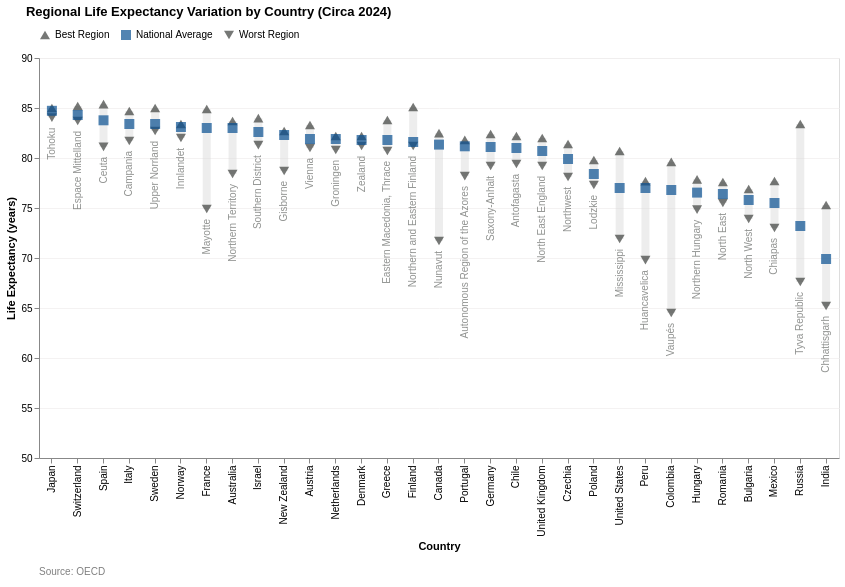

The notebook cell saved with this chart:
### Code cell
chart_life_ine = create_regional_variation_chart_no_norm(
    all_points_data, 
    country_order, 
    average_color=PRESETS['health-life-expectancy']['color'], 
    chart_title="Regional Life Expectancy Variation by Country (Circa 2024)", 
    scale_domain=[50,90],
    y_title="Life Expectancy (years)")
chart_life_ine.save("C:\\Users\\lopez\\github\\capp30239\\static_visualization_project\\graphs\\shape_health_regional_life_expectancy_variation.svg")
chart_life_ine

### Figure 1 — Vega-Lite specification as saved in the notebook (floating-point values rounded to 4 significant figures)
{"config": {"view": {"continuousWidth": 300, "continuousHeight": 300}}, "vconcat": [{"layer": [{"data": {"name": "data-2715486e319685206d49b8ce7688c80a"}, "mark": {"type": "rule", "opacity": 0.4, "stroke": "lightgray", "strokeWidth": 8}, "encoding": {"tooltip": [{"field": "Country", "title": "Country", "type": "nominal"}, {"aggregate": "min", "field": "Value", "title": "Worst Region Deviation", "type": "quantitative"}, {"aggregate": "max", "field": "Value", "title": "Best Region Deviation", "type": "quantitative"}], "x": {"axis": {"gridColor": "#f3f1f1e1"}, "field": "Country", "sort": ["Japan", "Switzerland", "Spain", "Italy", "Sweden", "Norway", "France", "Australia", "Israel", "New Zealand", "Austria", "Netherlands", "Denmark", "Greece", "Finland", "Canada", "Portugal", "Germany", "Chile", "United Kingdom", "Czechia", "Poland", "Türkiye", "United States", "Peru", "Colombia", "Hungary", "Romania", "Bulgaria", "Mexico", "Russia", "India"], "title": "Country", "type": "nominal"}, "y": {"aggregate": "min", "axis": {"gridColor": "#f3f1f1e1"}, "field": "Value", "scale": {"domain": [50, 90]}, "type": "quantitative"}, "y2": {"aggregate": "max", "field": "Value"}}}, {"layer": [{"data": {"name": "data-bbbce42df3d0e92f1e3f46fed205ea36"}, "mark": {"type": "point", "filled": true, "size": 100}, "encoding": {"color": {"field": "Type", "legend": {"orient": "top"}, "scale": {"domain": ["Best Region", "National Average", "Worst Region"], "range": ["#3C3F3C", "#095092", "#3C3F3C"]}, "title": "", "type": "nominal"}, "shape": {"field": "Type", "legend": {"orient": "top"}, "scale": {"domain": ["Best Region", "National Average", "Worst Region"], "range": ["triangle-up", "square", "triangle-down"]}, "title": "", "type": "nominal"}, "tooltip": [{"field": "Country", "type": "nominal"}, {"field": "Type", "type": "nominal"}, {"field": "Value", "type": "quantitative"}, {"field": "WorstRegionName", "title": "Worst Region Name", "type": "nominal"}], "x": {"axis": {"gridColor": "#f3f1f1e1"}, "field": "Country", "sort": ["Japan", "Switzerland", "Spain", "Italy", "Sweden", "Norway", "France", "Australia", "Israel", "New Zealand", "Austria", "Netherlands", "Denmark", "Greece", "Finland", "Canada", "Portugal", "Germany", "Chile", "United Kingdom", "Czechia", "Poland", "Türkiye", "United States", "Peru", "Colombia", "Hungary", "Romania", "Bulgaria", "Mexico", "Russia", "India"], "title": "Country", "type": "nominal"}, "y": {"field": "Value", "scale": {"domain": [50, 90]}, "title": "Life Expectancy (years)", "type": "quantitative"}}}, {"data": {"name": "data-5ad1c8614520bd64d9be8d42dc06eccf"}, "mark": {"type": "text", "align": "right", "angle": 270, "color": "#3C3F3C91", "dx": -10, "dy": 0, "fontSize": 10}, "encoding": {"text": {"field": "WorstRegionName", "type": "nominal"}, "x": {"field": "Country", "sort": ["Japan", "Switzerland", "Spain", "Italy", "Sweden", "Norway", "France", "Australia", "Israel", "New Zealand", "Austria", "Netherlands", "Denmark", "Greece", "Finland", "Canada", "Portugal", "Germany", "Chile", "United Kingdom", "Czechia", "Poland", "Türkiye", "United States", "Peru", "Colombia", "Hungary", "Romania", "Bulgaria", "Mexico", "Russia", "India"], "type": "nominal"}, "y": {"field": "Value", "type": "quantitative"}}}]}], "height": 400, "resolve": {"legend": {"color": "independent", "shape": "independent"}}, "title": {"text": "Regional Life Expectancy Variation by Country (Circa 2024)", "anchor": "start", "dx": 20, "offset": 10}, "width": 800}, {"data": {"name": "data-9de9b8125eee1bea1cb32d6ced1e9279"}, "mark": {"type": "text", "align": "left", "color": "gray", "dx": -400, "fontSize": 10}, "encoding": {"text": {"field": "source", "type": "nominal"}}, "height": 20, "width": 800}], "resolve": {"scale": {"color": "independent", "shape": "independent"}}, "spacing": 10, "$schema": "https://vega.github.io/schema/vega-lite/v5.20.1.json", "datasets": {"data-2715486e319685206d49b8ce7688c80a": [{"Country": "Australia", "Value": 78.4, "Region name": "Northern Territory", "Type": "Worst Region", "Reference area": NaN, "WorstRegionName": "Northern Territory"}, {"Country": "Austria", "Value": 81.0, "Region name": "Vienna", "Type": "Worst Region", "Reference area": NaN, "WorstRegionName": "Vienna"}, {"Country": "Bulgaria", "Value": 73.9, "Region name": "North West", "Type": "Worst Region", "Reference area": NaN, "WorstRegionName": "North West"}, {"Country": "Canada", "Value": 71.7, "Region name": "Nunavut", "Type": "Worst Region", "Reference area": NaN, "WorstRegionName": "Nunavut"}, {"Country": "Switzerland", "Value": 83.7, "Region name": "Espace Mittelland", "Type": "Worst Region", "Reference area": NaN, "WorstRegionName": "Espace Mittelland"}, {"Country": "Chile", "Value": 79.4, "Region name": "Antofagasta", "Type": "Worst Region", "Reference area": NaN, "WorstRegionName": "Antofagasta"}, {"Country": "Colombia", "Value": 64.5, "Region name": "Vaupés", "Type": "Worst Region", "Reference area": NaN, "WorstRegionName": "Vaupés"}, {"Country": "Czechia", "Value": 78.1, "Region name": "Northwest", "Type": "Worst Region", "Reference area": NaN, "WorstRegionName": "Northwest"}, {"Country": "Germany", "Value": 79.2, "Region name": "Saxony-Anhalt", "Type": "Worst Region", "Reference area": NaN, "WorstRegionName": "Saxony-Anhalt"}, {"Country": "Denmark", "Value": 81.2, "Region name": "Zealand", "Type": "Worst Region", "Reference area": NaN, "WorstRegionName": "Zealand"}, {"Country": "Spain", "Value": 81.11, "Region name": "Ceuta", "Type": "Worst Region", "Reference area": NaN, "WorstRegionName": "Ceuta"}, {"Country": "Finland", "Value": 81.2, "Region name": "Northern and Eastern Finland", "Type": "Worst Region", "Reference area": NaN, "WorstRegionName": "Northern and Eastern Finland"}, {"Country": "France", "Value": 74.9, "Region name": "Mayotte", "Type": "Worst Region", "Reference area": NaN, "WorstRegionName": "Mayotte"}, {"Country": "United Kingdom", "Value": 79.2, "Region name": "North East England", "Type": "Worst Region", "Reference area": NaN, "WorstRegionName": "North East England"}, {"Country": "Greece", "Value": 80.7, "Region name": "Eastern Macedonia, Thrace", "Type": "Worst Region", "Reference area": NaN, "WorstRegionName": "Eastern Macedonia, Thrace"}, {"Country": "Hungary", "Value": 74.83, "Region name": "Northern Hungary", "Type": "Worst Region", "Reference area": NaN, "WorstRegionName": "Northern Hungary"}, {"Country": "India", "Value": 65.2, "Region name": "Chhattisgarh", "Type": "Worst Region", "Reference area": NaN, "WorstRegionName": "Chhattisgarh"}, {"Country": "Israel", "Value": 81.28, "Region name": "Southern District", "Type": "Worst Region", "Reference area": NaN, "WorstRegionName": "Southern District"}, {"Country": "Italy", "Value": 81.7, "Region name": "Campania", "Type": "Worst Region", "Reference area": NaN, "WorstRegionName": "Campania"}, {"Country": "Japan", "Value": 84.04, "Region name": "Tohoku", "Type": "Worst Region", "Reference area": NaN, "WorstRegionName": "Tohoku"}, {"Country": "Mexico", "Value": 73.0, "Region name": "Chiapas", "Type": "Worst Region", "Reference area": NaN, "WorstRegionName": "Chiapas"}, {"Country": "Netherlands", "Value": 80.8, "Region name": "Groningen", "Type": "Worst Region", "Reference area": NaN, "WorstRegionName": "Groningen"}, {"Country": "Norway", "Value": 82.0, "Region name": "Innlandet", "Type": "Worst Region", "Reference area": NaN, "WorstRegionName": "Innlandet"}, {"Country": "New Zealand", "Value": 78.7, "Region name": "Gisborne", "Type": "Worst Region", "Reference area": NaN, "WorstRegionName": "Gisborne"}, {"Country": "Peru", "Value": 69.79, "Region name": "Huancavelica", "Type": "Worst Region", "Reference area": NaN, "WorstRegionName": "Huancavelica"}, {"Country": "Poland", "Value": 77.3, "Region name": "Lodzkie", "Type": "Worst Region", "Reference area": NaN, "WorstRegionName": "Lodzkie"}, {"Country": "Portugal", "Value": 78.19, "Region name": "Autonomous Region of the Azores", "Type": "Worst Region", "Reference area": NaN, "WorstRegionName": "Autonomous Region of the Azores"}, {"Country": "Romania", "Value": 75.5, "Region name": "North East", "Type": "Worst Region", "Reference area": NaN, "WorstRegionName": "North East"}, {"Country": "Russia", "Value": 67.6, "Region name": "Tyva Republic", "Type": "Worst Region", "Reference area": NaN, "WorstRegionName": "Tyva Republic"}, {"Country": "Sweden", "Value": 82.7, "Region name": "Upper Norrland", "Type": "Worst Region", "Reference area": NaN, "WorstRegionName": "Upper Norrland"}, {"Country": "United States", "Value": 71.9, "Region name": "Mississippi", "Type": "Worst Region", "Reference area": NaN, "WorstRegionName": "Mississippi"}, {"Country": "Australia", "Value": 83.7, "Region name": "Australian Capital Territory", "Type": "Best Region", "Reference area": NaN, "WorstRegionName": "None"}, {"Country": "Austria", "Value": 83.3, "Region name": "Tyrol", "Type": "Best Region", "Reference area": NaN, "WorstRegionName": "None"}, {"Country": "Bulgaria", "Value": 76.9, "Region name": "South West", "Type": "Best Region", "Reference area": NaN, "WorstRegionName": "None"}, {"Country": "Canada", "Value": 82.48, "Region name": "Quebec", "Type": "Best Region", "Reference area": NaN, "WorstRegionName": "None"}, {"Country": "Switzerland", "Value": 85.2, "Region name": "Ticino", "Type": "Best Region", "Reference area": NaN, "WorstRegionName": "None"}, {"Country": "Chile", "Value": 82.2, "Region name": "Coquimbo", "Type": "Best Region", "Reference area": NaN, "WorstRegionName": "None"}, {"Country": "Colombia", "Value": 79.61, "Region name": "Bogotá Capital District", "Type": "Best Region", "Reference area": NaN, "WorstRegionName": "None"}, {"Country": "Czechia", "Value": 81.4, "Region name": "Prague", "Type": "Best Region", "Reference area": NaN, "WorstRegionName": "None"}, {"Country": "Germany", "Value": 82.4, "Region name": "Baden-Württemberg", "Type": "Best Region", "Reference area": NaN, "WorstRegionName": "None"}, {"Country": "Denmark", "Value": 82.2, "Region name": "Central Denmark", "Type": "Best Region", "Reference area": NaN, "WorstRegionName": "None"}, {"Country": "Spain", "Value": 85.39, "Region name": "Madrid", "Type": "Best Region", "Reference area": NaN, "WorstRegionName": "None"}, {"Country": "Finland", "Value": 85.1, "Region name": "Åland", "Type": "Best Region", "Reference area": NaN, "WorstRegionName": "None"}, {"Country": "France", "Value": 84.9, "Region name": "Île-de-France", "Type": "Best Region", "Reference area": NaN, "WorstRegionName": "None"}, {"Country": "United Kingdom", "Value": 82.0, "Region name": "South East England", "Type": "Best Region", "Reference area": NaN, "WorstRegionName": "None"}, {"Country": "Greece", "Value": 83.8, "Region name": "North Aegean", "Type": "Best Region", "Reference area": NaN, "WorstRegionName": "None"}, {"Country": "Hungary", "Value": 77.87, "Region name": "Budapest", "Type": "Best Region", "Reference area": NaN, "WorstRegionName": "None"}, {"Country": "India", "Value": 75.3, "Region name": "National Capital Territory of Delhi", "Type": "Best Region", "Reference area": NaN, "WorstRegionName": "None"}, {"Country": "Israel", "Value": 83.99, "Region name": "Central District", "Type": "Best Region", "Reference area": NaN, "WorstRegionName": "None"}, {"Country": "Italy", "Value": 84.7, "Region name": "Autonomous prov. Trento", "Type": "Best Region", "Reference area": NaN, "WorstRegionName": "None"}, {"Country": "Japan", "Value": 85.0, "Region name": "Chugoku", "Type": "Best Region", "Reference area": NaN, "WorstRegionName": "None"}, {"Country": "Mexico", "Value": 77.7, "Region name": "Nuevo Leon", "Type": "Best Region", "Reference area": NaN, "WorstRegionName": "None"}, {"Country": "Netherlands", "Value": 82.2, "Region name": "Zeeland", "Type": "Best Region", "Reference area": NaN, "WorstRegionName": "None"}, {"Country": "Norway", "Value": 83.4, "Region name": "Oslo and Viken", "Type": "Best Region", "Reference area": NaN, "WorstRegionName": "None"}, {"Country": "New Zealand", "Value": 82.7, "Region name": "Auckland", "Type": "Best Region", "Reference area": NaN, "WorstRegionName": "None"}, {"Country": "Peru", "Value": 77.68, "Region name": "Prov. const. del Callao", "Type": "Best Region", "Reference area": NaN, "WorstRegionName": "None"}, {"Country": "Poland", "Value": 79.8, "Region name": "Podkarpacia", "Type": "Best Region", "Reference area": NaN, "WorstRegionName": "None"}, {"Country": "Portugal", "Value": 81.82, "Region name": "North", "Type": "Best Region", "Reference area": NaN, "WorstRegionName": "None"}, {"Country": "Romania", "Value": 77.6, "Region name": "Bucharest - Ilfov", "Type": "Best Region", "Reference area": NaN, "WorstRegionName": "None"}, {"Country": "Russia", "Value": 83.4, "Region name": "Republic of Ingushetia", "Type": "Best Region", "Reference area": NaN, "WorstRegionName": "None"}, {"Country": "Sweden", "Value": 85.0, "Region name": "Stockholm", "Type": "Best Region", "Reference area": NaN, "WorstRegionName": "None"}, {"Country": "United States", "Value": 80.7, "Region name": "Hawaii", "Type": "Best Region", "Reference area": NaN, "WorstRegionName": "None"}], "data-bbbce42df3d0e92f1e3f46fed205ea36": [{"Country": "Australia", "Value": 78.4, "Region name": "Northern Territory", "Type": "Worst Region", "Reference area": null, "WorstRegionName": "Northern Territory"}, {"Country": "Austria", "Value": 81.0, "Region name": "Vienna", "Type": "Worst Region", "Reference area": null, "WorstRegionName": "Vienna"}, {"Country": "Bulgaria", "Value": 73.9, "Region name": "North West", "Type": "Worst Region", "Reference area": null, "WorstRegionName": "North West"}, {"Country": "Canada", "Value": 71.7, "Region name": "Nunavut", "Type": "Worst Region", "Reference area": null, "WorstRegionName": "Nunavut"}, {"Country": "Switzerland", "Value": 83.7, "Region name": "Espace Mittelland", "Type": "Worst Region", "Reference area": null, "WorstRegionName": "Espace Mittelland"}, {"Country": "Chile", "Value": 79.4, "Region name": "Antofagasta", "Type": "Worst Region", "Reference area": null, "WorstRegionName": "Antofagasta"}, {"Country": "Colombia", "Value": 64.5, "Region name": "Vaupés", "Type": "Worst Region", "Reference area": null, "WorstRegionName": "Vaupés"}, {"Country": "Czechia", "Value": 78.1, "Region name": "Northwest", "Type": "Worst Region", "Reference area": null, "WorstRegionName": "Northwest"}, {"Country": "Germany", "Value": 79.2, "Region name": "Saxony-Anhalt", "Type": "Worst Region", "Reference area": null, "WorstRegionName": "Saxony-Anhalt"}, {"Country": "Denmark", "Value": 81.2, "Region name": "Zealand", "Type": "Worst Region", "Reference area": null, "WorstRegionName": "Zealand"}, {"Country": "Spain", "Value": 81.11, "Region name": "Ceuta", "Type": "Worst Region", "Reference area": null, "WorstRegionName": "Ceuta"}, {"Country": "Finland", "Value": 81.2, "Region name": "Northern and Eastern Finland", "Type": "Worst Region", "Reference area": null, "WorstRegionName": "Northern and Eastern Finland"}, {"Country": "France", "Value": 74.9, "Region name": "Mayotte", "Type": "Worst Region", "Reference area": null, "WorstRegionName": "Mayotte"}, {"Country": "United Kingdom", "Value": 79.2, "Region name": "North East England", "Type": "Worst Region", "Reference area": null, "WorstRegionName": "North East England"}, {"Country": "Greece", "Value": 80.7, "Region name": "Eastern Macedonia, Thrace", "Type": "Worst Region", "Reference area": null, "WorstRegionName": "Eastern Macedonia, Thrace"}, {"Country": "Hungary", "Value": 74.83, "Region name": "Northern Hungary", "Type": "Worst Region", "Reference area": null, "WorstRegionName": "Northern Hungary"}, {"Country": "India", "Value": 65.2, "Region name": "Chhattisgarh", "Type": "Worst Region", "Reference area": null, "WorstRegionName": "Chhattisgarh"}, {"Country": "Israel", "Value": 81.28, "Region name": "Southern District", "Type": "Worst Region", "Reference area": null, "WorstRegionName": "Southern District"}, {"Country": "Italy", "Value": 81.7, "Region name": "Campania", "Type": "Worst Region", "Reference area": null, "WorstRegionName": "Campania"}, {"Country": "Japan", "Value": 84.04, "Region name": "Tohoku", "Type": "Worst Region", "Reference area": null, "WorstRegionName": "Tohoku"}, {"Country": "Mexico", "Value": 73.0, "Region name": "Chiapas", "Type": "Worst Region", "Reference area": null, "WorstRegionName": "Chiapas"}, {"Country": "Netherlands", "Value": 80.8, "Region name": "Groningen", "Type": "Worst Region", "Reference area": null, "WorstRegionName": "Groningen"}, {"Country": "Norway", "Value": 82.0, "Region name": "Innlandet", "Type": "Worst Region", "Reference area": null, "WorstRegionName": "Innlandet"}, {"Country": "New Zealand", "Value": 78.7, "Region name": "Gisborne", "Type": "Worst Region", "Reference area": null, "WorstRegionName": "Gisborne"}, {"Country": "Peru", "Value": 69.79, "Region name": "Huancavelica", "Type": "Worst Region", "Reference area": null, "WorstRegionName": "Huancavelica"}, {"Country": "Poland", "Value": 77.3, "Region name": "Lodzkie", "Type": "Worst Region", "Reference area": null, "WorstRegionName": "Lodzkie"}, {"Country": "Portugal", "Value": 78.19, "Region name": "Autonomous Region of the Azores", "Type": "Worst Region", "Reference area": null, "WorstRegionName": "Autonomous Region of the Azores"}, {"Country": "Romania", "Value": 75.5, "Region name": "North East", "Type": "Worst Region", "Reference area": null, "WorstRegionName": "North East"}, {"Country": "Russia", "Value": 67.6, "Region name": "Tyva Republic", "Type": "Worst Region", "Reference area": null, "WorstRegionName": "Tyva Republic"}, {"Country": "Sweden", "Value": 82.7, "Region name": "Upper Norrland", "Type": "Worst Region", "Reference area": null, "WorstRegionName": "Upper Norrland"}, {"Country": "United States", "Value": 71.9, "Region name": "Mississippi", "Type": "Worst Region", "Reference area": null, "WorstRegionName": "Mississippi"}, {"Country": "Australia", "Value": 83.7, "Region name": "Australian Capital Territory", "Type": "Best Region", "Reference area": null, "WorstRegionName": "None"}, {"Country": "Austria", "Value": 83.3, "Region name": "Tyrol", "Type": "Best Region", "Reference area": null, "WorstRegionName": "None"}, {"Country": "Bulgaria", "Value": 76.9, "Region name": "South West", "Type": "Best Region", "Reference area": null, "WorstRegionName": "None"}, {"Country": "Canada", "Value": 82.48, "Region name": "Quebec", "Type": "Best Region", "Reference area": null, "WorstRegionName": "None"}, {"Country": "Switzerland", "Value": 85.2, "Region name": "Ticino", "Type": "Best Region", "Reference area": null, "WorstRegionName": "None"}, {"Country": "Chile", "Value": 82.2, "Region name": "Coquimbo", "Type": "Best Region", "Reference area": null, "WorstRegionName": "None"}, {"Country": "Colombia", "Value": 79.61, "Region name": "Bogotá Capital District", "Type": "Best Region", "Reference area": null, "WorstRegionName": "None"}, {"Country": "Czechia", "Value": 81.4, "Region name": "Prague", "Type": "Best Region", "Reference area": null, "WorstRegionName": "None"}, {"Country": "Germany", "Value": 82.4, "Region name": "Baden-Württemberg", "Type": "Best Region", "Reference area": null, "WorstRegionName": "None"}, {"Country": "Denmark", "Value": 82.2, "Region name": "Central Denmark", "Type": "Best Region", "Reference area": null, "WorstRegionName": "None"}, {"Country": "Spain", "Value": 85.39, "Region name": "Madrid", "Type": "Best Region", "Reference area": null, "WorstRegionName": "None"}, {"Country": "Finland", "Value": 85.1, "Region name": "Åland", "Type": "Best Region", "Reference area": null, "WorstRegionName": "None"}, {"Country": "France", "Value": 84.9, "Region name": "Île-de-France", "Type": "Best Region", "Reference area": null, "WorstRegionName": "None"}, {"Country": "United Kingdom", "Value": 82.0, "Region name": "South East England", "Type": "Best Region", "Reference area": null, "WorstRegionName": "None"}, {"Country": "Greece", "Value": 83.8, "Region name": "North Aegean", "Type": "Best Region", "Reference area": null, "WorstRegionName": "None"}, {"Country": "Hungary", "Value": 77.87, "Region name": "Budapest", "Type": "Best Region", "Reference area": null, "WorstRegionName": "None"}, {"Country": "India", "Value": 75.3, "Region name": "National Capital Territory of Delhi", "Type": "Best Region", "Reference area": null, "WorstRegionName": "None"}, {"Country": "Israel", "Value": 83.99, "Region name": "Central District", "Type": "Best Region", "Reference area": null, "WorstRegionName": "None"}, {"Country": "Italy", "Value": 84.7, "Region name": "Autonomous prov. Trento", "Type": "Best Region", "Reference area": null, "WorstRegionName": "None"}, {"Country": "Japan", "Value": 85.0, "Region name": "Chugoku", "Type": "Best Region", "Reference area": null, "WorstRegionName": "None"}, {"Country": "Mexico", "Value": 77.7, "Region name": "Nuevo Leon", "Type": "Best Region", "Reference area": null, "WorstRegionName": "None"}, {"Country": "Netherlands", "Value": 82.2, "Region name": "Zeeland", "Type": "Best Region", "Reference area": null, "WorstRegionName": "None"}, {"Country": "Norway", "Value": 83.4, "Region name": "Oslo and Viken", "Type": "Best Region", "Reference area": null, "WorstRegionName": "None"}, {"Country": "New Zealand", "Value": 82.7, "Region name": "Auckland", "Type": "Best Region", "Reference area": null, "WorstRegionName": "None"}, {"Country": "Peru", "Value": 77.68, "Region name": "Prov. const. del Callao", "Type": "Best Region", "Reference area": null, "WorstRegionName": "None"}, {"Country": "Poland", "Value": 79.8, "Region name": "Podkarpacia", "Type": "Best Region", "Reference area": null, "WorstRegionName": "None"}, {"Country": "Portugal", "Value": 81.82, "Region name": "North", "Type": "Best Region", "Reference area": null, "WorstRegionName": "None"}, {"Country": "Romania", "Value": 77.6, "Region name": "Bucharest - Ilfov", "Type": "Best Region", "Reference area": null, "WorstRegionName": "None"}, {"Country": "Russia", "Value": 83.4, "Region name": "Republic of Ingushetia", "Type": "Best Region", "Reference area": null, "WorstRegionName": "None"}, {"Country": "Sweden", "Value": 85.0, "Region name": "Stockholm", "Type": "Best Region", "Reference area": null, "WorstRegionName": "None"}, {"Country": "United States", "Value": 80.7, "Region name": "Hawaii", "Type": "Best Region", "Reference area": null, "WorstRegionName": "None"}, {"Country": "Australia", "Value": 83.0, "Region name": null, "Type": "National Average", "Reference area": "Australia", "WorstRegionName": "None"}, {"Country": "Austria", "Value": 81.9, "Region name": null, "Type": "National Average", "Reference area": "Austria", "WorstRegionName": "None"}, {"Country": "Bulgaria", "Value": 75.8, "Region name": null, "Type": "National Average", "Reference area": "Bulgaria", "WorstRegionName": "None"}, {"Country": "Canada", "Value": 81.34, "Region name": null, "Type": "National Average", "Reference area": "Canada", "WorstRegionName": "None"}, {"Country": "Switzerland", "Value": 84.3, "Region name": null, "Type": "National Average", "Reference area": "Switzerland", "WorstRegionName": "None"}, {"Country": "Chile", "Value": 81.0, "Region name": null, "Type": "National Average", "Reference area": "Chile", "WorstRegionName": "None"}, {"Country": "Colombia", "Value": 76.8, "Region name": null, "Type": "National Average", "Reference area": "Colombia", "WorstRegionName": "None"}, {"Country": "Czechia", "Value": 79.9, "Region name": null, "Type": "National Average", "Reference area": "Czechia", "WorstRegionName": "None"}, {"Country": "Germany", "Value": 81.1, "Region name": null, "Type": "National Average", "Reference area": "Germany", "WorstRegionName": "None"}, {"Country": "Denmark", "Value": 81.8, "Region name": null, "Type": "National Average", "Reference area": "Denmark", "WorstRegionName": "None"}, {"Country": "Spain", "Value": 83.77, "Region name": null, "Type": "National Average", "Reference area": "Spain", "WorstRegionName": "None"}, {"Country": "Finland", "Value": 81.6, "Region name": null, "Type": "National Average", "Reference area": "Finland", "WorstRegionName": "None"}, {"Country": "France", "Value": 83.0, "Region name": null, "Type": "National Average", "Reference area": "France", "WorstRegionName": "None"}, {"Country": "United Kingdom", "Value": 80.7, "Region name": null, "Type": "National Average", "Reference area": "United Kingdom", "WorstRegionName": "None"}, {"Country": "Greece", "Value": 81.8, "Region name": null, "Type": "National Average", "Reference area": "Greece", "WorstRegionName": "None"}, {"Country": "Hungary", "Value": 76.54, "Region name": null, "Type": "National Average", "Reference area": "Hungary", "WorstRegionName": "None"}, {"Country": "India", "Value": 69.9, "Region name": null, "Type": "National Average", "Reference area": "India", "WorstRegionName": "None"}, {"Country": "Israel", "Value": 82.6, "Region name": null, "Type": "National Average", "Reference area": "Israel", "WorstRegionName": "None"}, {"Country": "Italy", "Value": 83.4, "Region name": null, "Type": "National Average", "Reference area": "Italy", "WorstRegionName": "None"}, {"Country": "Japan", "Value": 84.72, "Region name": null, "Type": "National Average", "Reference area": "Japan", "WorstRegionName": "None"}, {"Country": "Mexico", "Value": 75.5, "Region name": null, "Type": "National Average", "Reference area": "Mexico", "WorstRegionName": "None"}, {"Country": "Netherlands", "Value": 81.9, "Region name": null, "Type": "National Average", "Reference area": "Netherlands", "WorstRegionName": "None"}, {"Country": "Norway", "Value": 83.1, "Region name": null, "Type": "National Average", "Reference area": "Norway", "WorstRegionName": "None"}, {"Country": "New Zealand", "Value": 82.3, "Region name": null, "Type": "National Average", "Reference area": "New Zealand", "WorstRegionName": "None"}, {"Country": "Peru", "Value": 77.0, "Region name": null, "Type": "National Average", "Reference area": "Peru", "WorstRegionName": "None"}, {"Country": "Poland", "Value": 78.4, "Region name": null, "Type": "National Average", "Reference area": "Poland", "WorstRegionName": "None"}, {"Country": "Portugal", "Value": 81.17, "Region name": null, "Type": "National Average", "Reference area": "Portugal", "WorstRegionName": "None"}, {"Country": "Romania", "Value": 76.4, "Region name": null, "Type": "National Average", "Reference area": "Romania", "WorstRegionName": "None"}, {"Country": "Russia", "Value": 73.2, "Region name": null, "Type": "National Average", "Reference area": "Russia", "WorstRegionName": "None"}, {"Country": "Sweden", "Value": 83.4, "Region name": null, "Type": "National Average", "Reference area": "Sweden", "WorstRegionName": "None"}, {"Country": "United States", "Value": 77.0, "Region name": null, "Type": "National Average", "Reference area": "United States", "WorstRegionName": "None"}], "data-5ad1c8614520bd64d9be8d42dc06eccf": [{"Country": "Australia", "Value": 78.4, "Region name": "Northern Territory", "Type": "Worst Region", "Reference area": NaN, "WorstRegionName": "Northern Territory"}, {"Country": "Austria", "Value": 81.0, "Region name": "Vienna", "Type": "Worst Region", "Reference area": NaN, "WorstRegionName": "Vienna"}, {"Country": "Bulgaria", "Value": 73.9, "Region name": "North West", "Type": "Worst Region", "Reference area": NaN, "WorstRegionName": "North West"}, {"Country": "Canada", "Value": 71.7, "Region name": "Nunavut", "Type": "Worst Region", "Reference area": NaN, "WorstRegionName": "Nunavut"}, {"Country": "Switzerland", "Value": 83.7, "Region name": "Espace Mittelland", "Type": "Worst Region", "Reference area": NaN, "WorstRegionName": "Espace Mittelland"}, {"Country": "Chile", "Value": 79.4, "Region name": "Antofagasta", "Type": "Worst Region", "Reference area": NaN, "WorstRegionName": "Antofagasta"}, {"Country": "Colombia", "Value": 64.5, "Region name": "Vaupés", "Type": "Worst Region", "Reference area": NaN, "WorstRegionName": "Vaupés"}, {"Country": "Czechia", "Value": 78.1, "Region name": "Northwest", "Type": "Worst Region", "Reference area": NaN, "WorstRegionName": "Northwest"}, {"Country": "Germany", "Value": 79.2, "Region name": "Saxony-Anhalt", "Type": "Worst Region", "Reference area": NaN, "WorstRegionName": "Saxony-Anhalt"}, {"Country": "Denmark", "Value": 81.2, "Region name": "Zealand", "Type": "Worst Region", "Reference area": NaN, "WorstRegionName": "Zealand"}, {"Country": "Spain", "Value": 81.11, "Region name": "Ceuta", "Type": "Worst Region", "Reference area": NaN, "WorstRegionName": "Ceuta"}, {"Country": "Finland", "Value": 81.2, "Region name": "Northern and Eastern Finland", "Type": "Worst Region", "Reference area": NaN, "WorstRegionName": "Northern and Eastern Finland"}, {"Country": "France", "Value": 74.9, "Region name": "Mayotte", "Type": "Worst Region", "Reference area": NaN, "WorstRegionName": "Mayotte"}, {"Country": "United Kingdom", "Value": 79.2, "Region name": "North East England", "Type": "Worst Region", "Reference area": NaN, "WorstRegionName": "North East England"}, {"Country": "Greece", "Value": 80.7, "Region name": "Eastern Macedonia, Thrace", "Type": "Worst Region", "Reference area": NaN, "WorstRegionName": "Eastern Macedonia, Thrace"}, {"Country": "Hungary", "Value": 74.83, "Region name": "Northern Hungary", "Type": "Worst Region", "Reference area": NaN, "WorstRegionName": "Northern Hungary"}, {"Country": "India", "Value": 65.2, "Region name": "Chhattisgarh", "Type": "Worst Region", "Reference area": NaN, "WorstRegionName": "Chhattisgarh"}, {"Country": "Israel", "Value": 81.28, "Region name": "Southern District", "Type": "Worst Region", "Reference area": NaN, "WorstRegionName": "Southern District"}, {"Country": "Italy", "Value": 81.7, "Region name": "Campania", "Type": "Worst Region", "Reference area": NaN, "WorstRegionName": "Campania"}, {"Country": "Japan", "Value": 84.04, "Region name": "Tohoku", "Type": "Worst Region", "Reference area": NaN, "WorstRegionName": "Tohoku"}, {"Country": "Mexico", "Value": 73.0, "Region name": "Chiapas", "Type": "Worst Region", "Reference area": NaN, "WorstRegionName": "Chiapas"}, {"Country": "Netherlands", "Value": 80.8, "Region name": "Groningen", "Type": "Worst Region", "Reference area": NaN, "WorstRegionName": "Groningen"}, {"Country": "Norway", "Value": 82.0, "Region name": "Innlandet", "Type": "Worst Region", "Reference area": NaN, "WorstRegionName": "Innlandet"}, {"Country": "New Zealand", "Value": 78.7, "Region name": "Gisborne", "Type": "Worst Region", "Reference area": NaN, "WorstRegionName": "Gisborne"}, {"Country": "Peru", "Value": 69.79, "Region name": "Huancavelica", "Type": "Worst Region", "Reference area": NaN, "WorstRegionName": "Huancavelica"}, {"Country": "Poland", "Value": 77.3, "Region name": "Lodzkie", "Type": "Worst Region", "Reference area": NaN, "WorstRegionName": "Lodzkie"}, {"Country": "Portugal", "Value": 78.19, "Region name": "Autonomous Region of the Azores", "Type": "Worst Region", "Reference area": NaN, "WorstRegionName": "Autonomous Region of the Azores"}, {"Country": "Romania", "Value": 75.5, "Region name": "North East", "Type": "Worst Region", "Reference area": NaN, "WorstRegionName": "North East"}, {"Country": "Russia", "Value": 67.6, "Region name": "Tyva Republic", "Type": "Worst Region", "Reference area": NaN, "WorstRegionName": "Tyva Republic"}, {"Country": "Sweden", "Value": 82.7, "Region name": "Upper Norrland", "Type": "Worst Region", "Reference area": NaN, "WorstRegionName": "Upper Norrland"}, {"Country": "United States", "Value": 71.9, "Region name": "Mississippi", "Type": "Worst Region", "Reference area": NaN, "WorstRegionName": "Mississippi"}], "data-9de9b8125eee1bea1cb32d6ced1e9279": [{"source": "Source: OECD"}]}}
